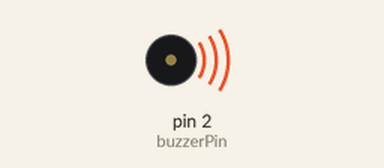
The sketch below on a simulated Arduino Uno, built with avr-gcc and run on an emulated ATmega328P. Shown: buzzer (waves = sounding). What the sketch prints to the serial monitor is not drawn.

Above: at 0.1 s.
Timing chart, 0 to 1.6 s (numbered marks = the images above):
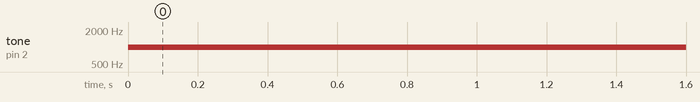

Measured:
- by itself, tone on pin 2 (buzzerPin): silent → 1000 Hz at 0.00 s

The sketch:

sketch.ino
```cpp
int buzzerPin = 2; // Buzzer connected to Pin 2

void setup()
{
  pinMode(buzzerPin, OUTPUT);
  Serial.begin(9600);

}

void loop()
{
  tone(buzzerPin, 1000); // Play a 1 KHz tone
  Serial.println("Buzzing");
  delay(500);
}
```
